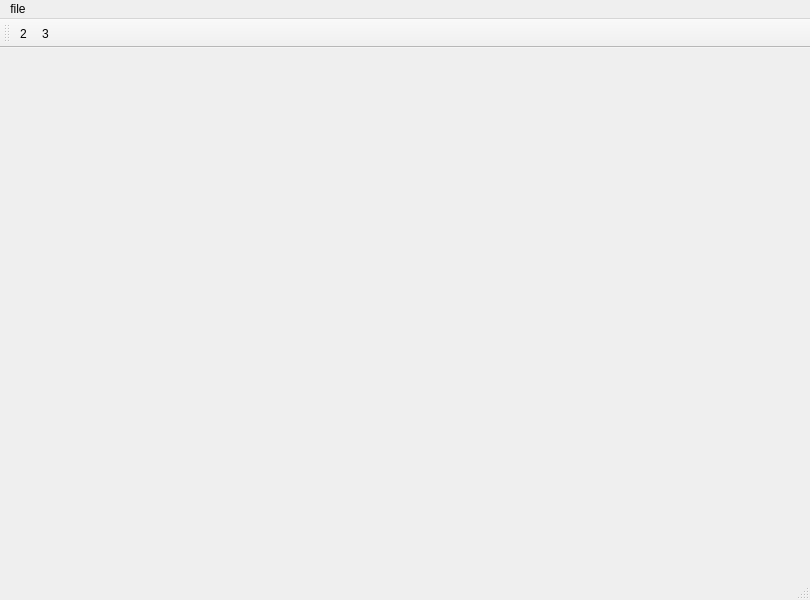
<?xml version="1.0" encoding="UTF-8"?>
<ui version="4.0">
 <class>MainWindow</class>
 <widget class="QMainWindow" name="MainWindow">
  <property name="geometry">
   <rect>
    <x>0</x>
    <y>0</y>
    <width>810</width>
    <height>600</height>
   </rect>
  </property>
  <property name="windowTitle">
   <string>MainWindow</string>
  </property>
  <widget class="QWidget" name="centralwidget"/>
  <widget class="QStatusBar" name="statusbar"/>
  <widget class="QToolBar" name="toolBar">
   <property name="windowTitle">
    <string>toolBar</string>
   </property>
   <attribute name="toolBarArea">
    <enum>TopToolBarArea</enum>
   </attribute>
   <attribute name="toolBarBreak">
    <bool>false</bool>
   </attribute>
   <addaction name="action2"/>
   <addaction name="action3"/>
  </widget>
  <widget class="QMenuBar" name="menuBar">
   <property name="geometry">
    <rect>
     <x>0</x>
     <y>0</y>
     <width>810</width>
     <height>23</height>
    </rect>
   </property>
   <widget class="QMenu" name="menu1">
    <property name="title">
     <string>file</string>
    </property>
    <addaction name="separator"/>
    <addaction name="action2"/>
    <addaction name="separator"/>
    <addaction name="action3"/>
   </widget>
   <addaction name="menu1"/>
  </widget>
  <action name="action2">
   <property name="text">
    <string>2</string>
   </property>
   <property name="shortcut">
    <string>Alt+A</string>
   </property>
  </action>
  <action name="action3">
   <property name="text">
    <string>3</string>
   </property>
  </action>
 </widget>
 <resources/>
 <connections/>
</ui>
